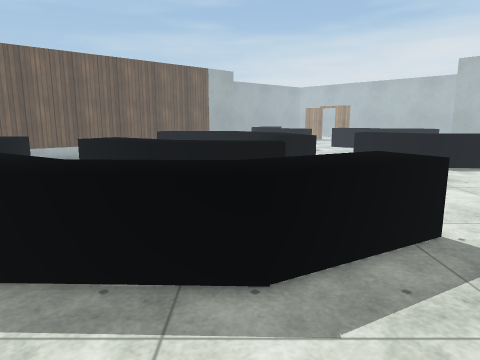
[1] (above)

18 first-person views from a walk through a scene from a Unity 3-D project. The camera is 1.4 m above the floor, tilts 10° down and sees 70° across. The floor is counted in squares, 0.5 m on a side. Each view is taken from the middle of a square. On the plan, view 1 faces up. The plan holds only what a view shows up to about 20 squares ahead; the rest is blank. The place goes on beyond the plan. The player character is not drawn. Some animated figures are left out. Door leaves are left out, so doorways stand open. Some surface patterns are stand-ins.

[2]
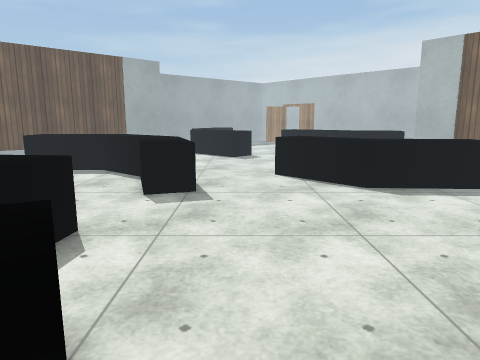

[3]
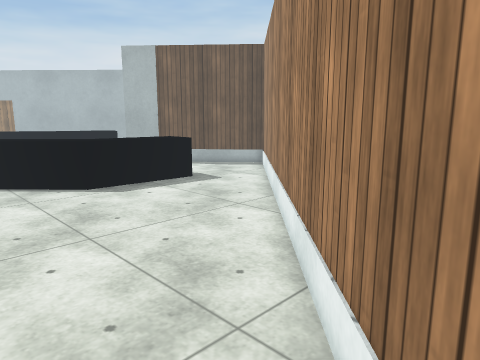

[4]
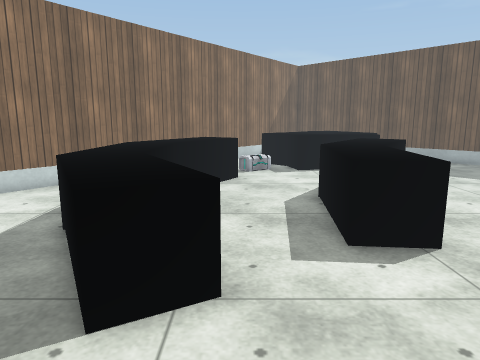

[5]
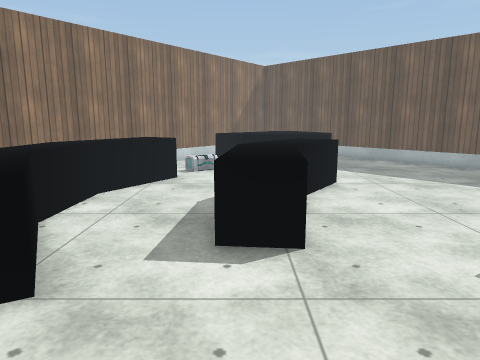

[6]
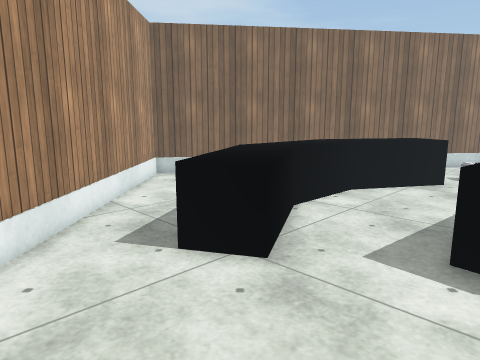

[7]
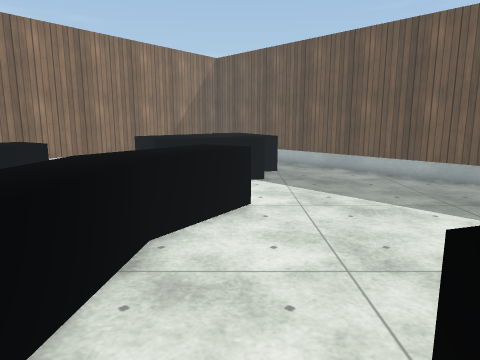

[8]
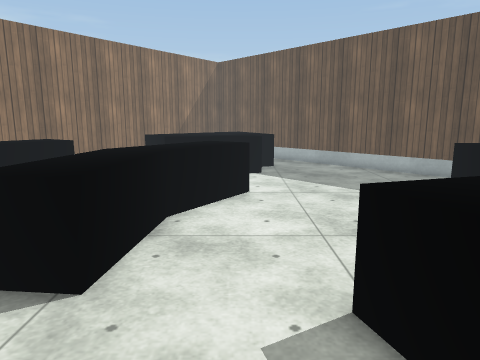

[9]
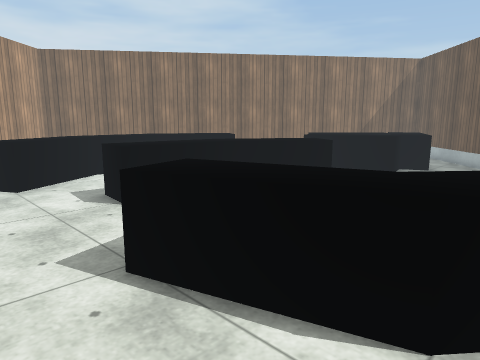

[10]
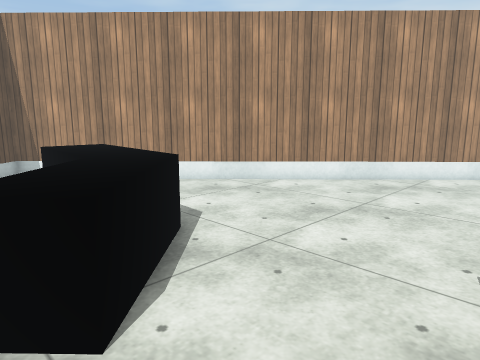

[11]
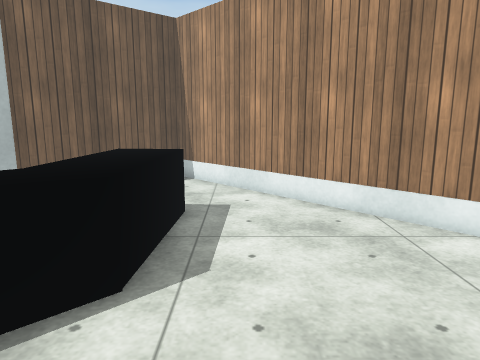

[12]
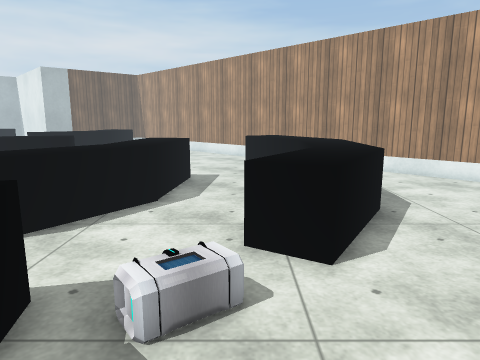

[13]
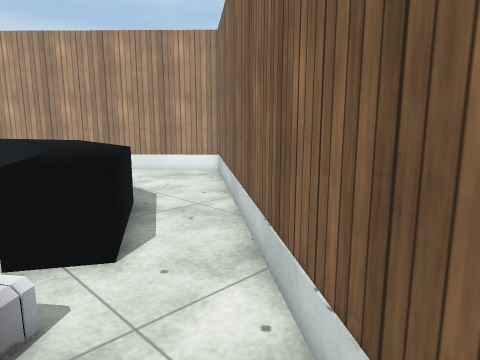

[14]
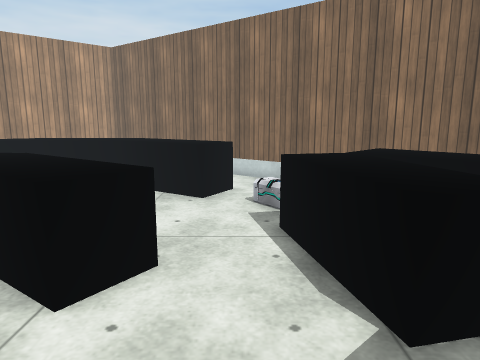

[15]
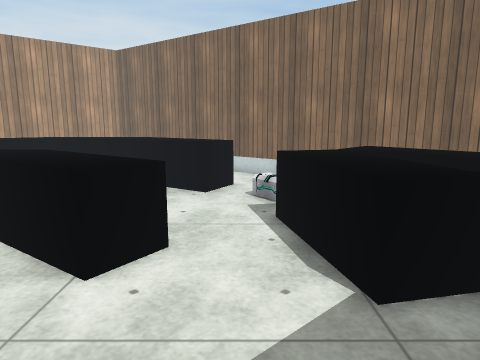

[16]
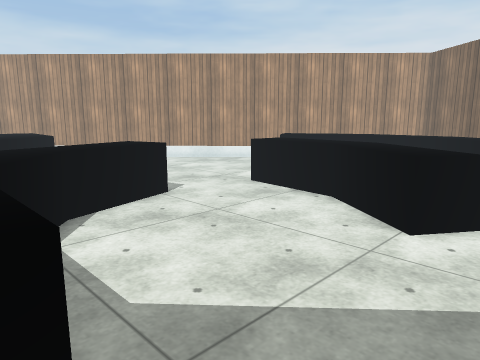

[17]
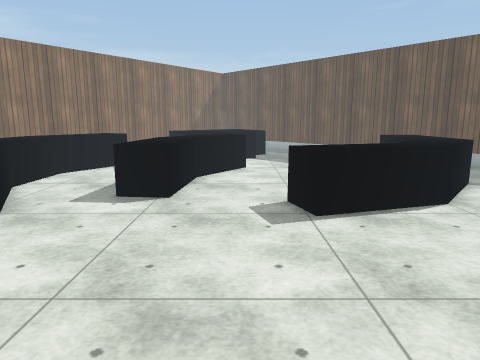

[18]
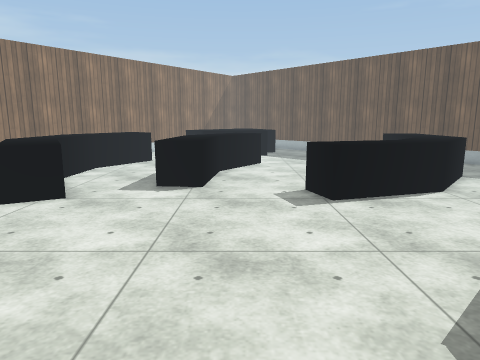

### Floor plan
Points are (right, up) in squares from view 1. A wall is a line through its corners. A room is listed if a view was taken in it or the views show most of it. See-through windows are left out.
Room 1 (views 1, 2, 3, 4, 5, 6, 7, 8, 9, 10, 11, 12, 13, 14, 15, 16, 17, 18)
walls: (-10.4, 26.5) (-15.4, 22); (-0.3, -1.6) (21.6, 19.5); (-15.6, 9.7) (-0.8, -1.5); (21.5, 22.8) (18.2, 26.6)
objects: block (-15, 12) to (-12, 15); block (-14, 17) to (-13, 19); block (-13, 13) to (-10, 18); block (-9, 6) to (-5, 10); block (-7, 13) to (-3, 17); block (-6, 25) to (-2, 26); block (-4, 5) to (0, 8); block (-2, 13) to (2, 15); block (-1, 23) to (3, 26); block (0, 6) to (5, 10); block (1, 19) to (4, 23); block (8, 20) to (11, 24); block (12, 20) to (16, 22)

Positions as (right, up) in squares from view 1, and headings:
1: (0, 0), facing up
2: (6, 6), facing up
3: (6, 6), facing up-right
4: (9, 10), facing left
5: (9, 13), facing left
6: (9, 14), facing down-left
7: (5, 17), facing left
8: (7, 17), facing left
9: (7, 25), facing down-left
10: (4, 25), facing down-right
11: (6, 18), facing right
12: (-15, 10), facing right
13: (-15, 11), facing down-right
14: (-9, 22), facing down
15: (-9, 23), facing down
16: (-9, 26), facing down-right
17: (14, 17), facing left
18: (16, 16), facing left
